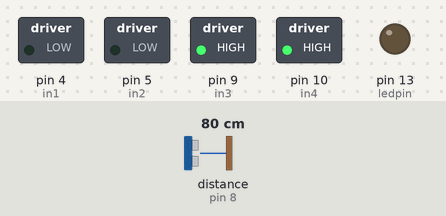
Recording of a sketch running on a simulated Arduino Uno, built with avr-gcc and run on an emulated ATmega328P. Shown: switched loads named in the sketch (green lamp = pin HIGH), output pins drawn as LEDs (lit = HIGH). Wiring (inferred from the names in the program): ultrasonic range finder: trigger pin 7; echo pin 8. The inputs (shaded band) are chosen by the test bench; at power-on: distance to the obstacle (sensor on pin 8) 80 cm. The echo pulse lasts 58.3 µs per cm; pins used as bus, display or sensor lines are not drawn.

Above: at 1.2 s.
1.3 s: distance to the obstacle (sensor on pin 8) set to 49 cm
2.8 s: distance to the obstacle (sensor on pin 8) set to 44 cm
At 3.4 s:
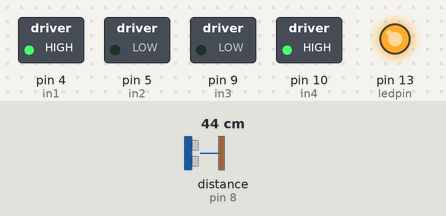
4.3 s: distance to the obstacle (sensor on pin 8) set to 34 cm
5.8 s: distance to the obstacle (sensor on pin 8) set to 28 cm
At 6.9 s:
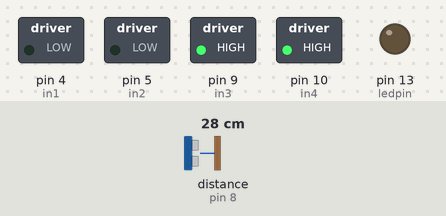
7.3 s: distance to the obstacle (sensor on pin 8) set to 18 cm
8.8 s: distance to the obstacle (sensor on pin 8) set to 15 cm
At 9.1 s:
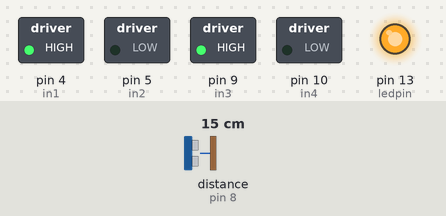
Timing chart, 0 to 11.3 s (numbered marks = the images above; inputs shaded):
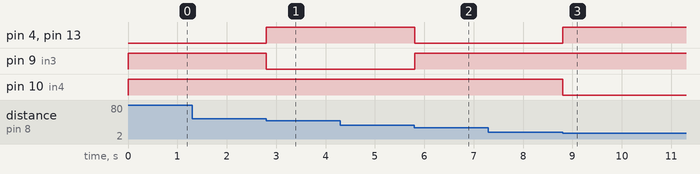

Measured:
- the behaviour switches between 47 and 46 cm on distance to the obstacle (sensor on pin 8) (found by bisection; images 0 and 1)
- the behaviour switches between 32 and 31 cm on distance to the obstacle (sensor on pin 8) (found by bisection; images 1 and 2)
- the behaviour switches between 17 and 16 cm on distance to the obstacle (sensor on pin 8) (found by bisection; images 2 and 3)
- after the input at 1.3 s, every drawn part: stays the same
- after the input at 2.8 s, pin 4 (in1), pin 13 (ledpin): LOW → HIGH at once; pin 9 (in3): HIGH → LOW at once
- after the input at 4.3 s, every drawn part: stays the same
- after the input at 5.8 s, pin 4 (in1), pin 13 (ledpin): HIGH → LOW at once; pin 9 (in3): LOW → HIGH at once
- after the input at 7.3 s, every drawn part: stays the same
- after the input at 8.8 s, pin 4 (in1), pin 13 (ledpin): LOW → HIGH at once; pin 10 (in4): HIGH → LOW at once

The sketch:

ObjectavoidingBatmobile.ino
```cpp
// Define variables and pins for the Arduino
int echoPin = 8;   // Attach pin D8 to pin Echo of HC-SR04 for distance measurement
int trigPin = 7;    // Attach pin D7 to pin Trig of HC-SR04 for triggering the ultrasonic sensor
int in1 = 4;        // Variable names for the L298N motor driver
int in2 = 5;        // Variable names for the L298N motor driver
int in3 = 9;        // Variable names for the L298N motor driver
int in4 = 10;       // Variable names for the L298N motor driver

int LCDprev = 99;   // Variable to help update the LCD state; tracks previous state
int LCDcurr = 100;  // Variable to help update the LCD state; tracks current state

int ledpin = 13;    // Specify the LED pin to pin 13

long duration;      // Variable to store the duration of sound wave travel
int distance;       // Variable for distance measurement

void setup() {
  pinMode(trigPin, OUTPUT);   // Set sonar digital pin mode for trig
  pinMode(echoPin, INPUT);    // Set sonar digital pin mode for echo

  pinMode(in1, OUTPUT);       // Set L298N digital pins as outputs
  pinMode(in2, OUTPUT);       // Set L298N digital pins as outputs
  pinMode(in3, OUTPUT);       // Set L298N digital pins as outputs
  pinMode(in4, OUTPUT);       // Set L298N digital pins as outputs
  pinMode(ledpin, OUTPUT);    // Configure LED pin as an output

  Serial.begin(9600);         // Use the default of 9600 baud rate for serial communication
}

void loop() {
  // Clears the trigPin condition
  digitalWrite(trigPin, LOW);         // Starts trig pin low
  delayMicroseconds(2);                // Waits for hardware to respond
  digitalWrite(trigPin, HIGH);        // Makes trig pin high
  delayMicroseconds(10);               // Continues high trig pin state for 10 microseconds
  digitalWrite(trigPin, LOW);         // After 10 microseconds, trig pin is brought low
  duration = pulseIn(echoPin, HIGH);   // Reads echo as it receives the pulse and stores duration
  distance = duration * 0.034 / 2;     // Converts the time of flight to distance to object

  if (distance <= 15) {
    digitalWrite(in1, HIGH);          // This block makes the robot move away from the object as it is at a distance of less than 15
    digitalWrite(in2, LOW);           // It makes it move backward.
    digitalWrite(in3, HIGH);          // It makes it move forward.
    digitalWrite(in4, LOW);           // It makes it move backward.
    digitalWrite(ledpin, HIGH);       // It makes it move forward.
  }
  else if (distance <= 30) {
    digitalWrite(in1, LOW);            // This block makes the robot stop as there is an obstacle present between 15 and 30 cm.
    digitalWrite(in2, LOW);            // It makes it move backward.
    digitalWrite(in3, HIGH);           // It makes it move forward.
    digitalWrite(in4, HIGH);           // It makes it move forward.
    digitalWrite(ledpin, LOW);         // It makes it move backward.
  }
  else if (distance <= 45) {
    digitalWrite(in1, HIGH);           // Makes the robot move forward as there is an obstacle present between 30 and 45 cm.
    digitalWrite(in2, LOW);            // It makes it move backward.
    digitalWrite(in3, LOW);            // It makes it move backward.
    digitalWrite(in4, HIGH);           // It makes it move forward.
    digitalWrite(ledpin, HIGH);        // It makes it move forward.
  }
  else {
    digitalWrite(in1, LOW);            // This block makes the robot stop as there is no object present till 45 cm.
    digitalWrite(in2, LOW);            // It makes it move backward.
    digitalWrite(in3, HIGH);           // It makes it move forward.
    digitalWrite(in4, HIGH);           // It makes it move forward.
    digitalWrite(ledpin, LOW);         // It makes it move backward.
  }
}
```
